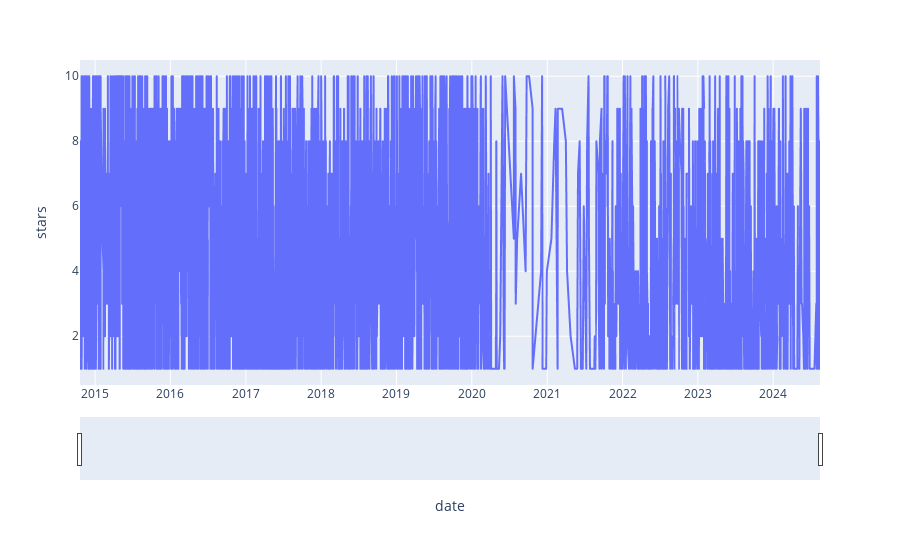

The cell this chart's notebook holds for it:
### Code cell
fig = px.line(df, x='date', y="stars")
fig.update_xaxes(rangeslider_visible=True)
fig.show()

### Figure 1 — Plotly figure (JSON) as saved in the notebook; plotly's stock layout.template omitted (floating-point values rounded to 4 significant figures; data arrays with more than 128 entries replaced by an {"elided": "..."} marker saying what was removed)
{"data": [{"hovertemplate": "date=%{x}<br>stars=%{y}<extra></extra>", "legendgroup": "", "line": {"color": "#636efa", "dash": "solid"}, "marker": {"symbol": "circle"}, "mode": "lines", "name": "", "showlegend": false, "type": "scattergl", "x": {"elided": "3496 str values"}, "xaxis": "x", "y": {"elided": "3496 int values"}, "yaxis": "y"}], "layout": {"legend": {"tracegroupgap": 0}, "margin": {"t": 60}, "xaxis": {"anchor": "y", "domain": [0, 1], "rangeslider": {"visible": true}, "title": {"text": "date"}}, "yaxis": {"anchor": "x", "domain": [0, 1], "title": {"text": "stars"}}}}
